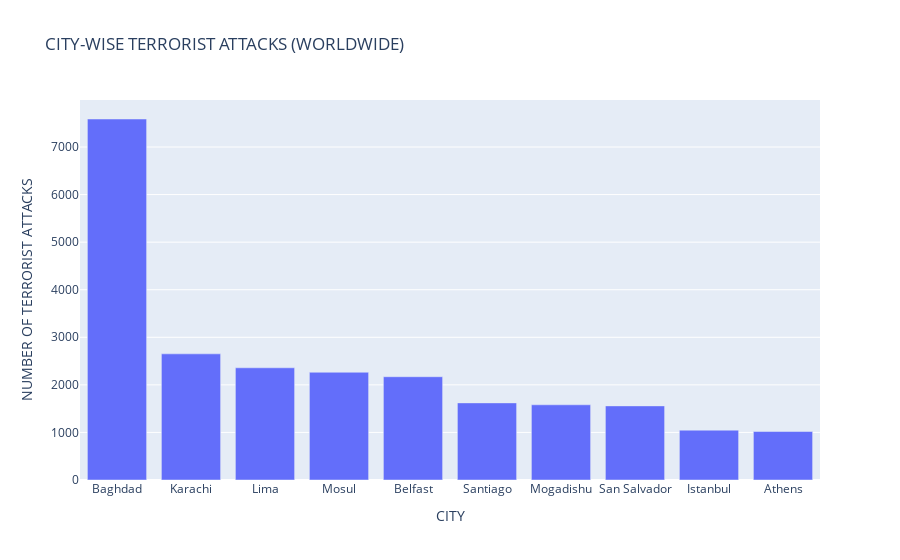

Notebook cell for this chart:
### Code cell
fig=px.bar(top10_victim_worldwide_cities,x='city',y='number of terrorist attacks',title='CITY-WISE TERRORIST ATTACKS (WORLDWIDE)',labels={'city':'CITY','number of terrorist attacks':'NUMBER OF TERRORIST ATTACKS'})
fig.show()

### Figure 1 — Plotly figure (JSON) as saved in the notebook; plotly's stock layout.template omitted (floating-point values rounded to 4 significant figures)
{"data": [{"alignmentgroup": "True", "hovertemplate": "CITY=%{x}<br>NUMBER OF TERRORIST ATTACKS=%{y}<extra></extra>", "legendgroup": "", "marker": {"color": "#636efa", "pattern": {"shape": ""}}, "name": "", "offsetgroup": "", "orientation": "v", "showlegend": false, "textposition": "auto", "type": "bar", "x": ["Baghdad", "Karachi", "Lima", "Mosul", "Belfast", "Santiago", "Mogadishu", "San Salvador", "Istanbul", "Athens"], "xaxis": "x", "y": [7589, 2652, 2359, 2265, 2171, 1621, 1581, 1558, 1048, 1019], "yaxis": "y"}], "layout": {"barmode": "relative", "legend": {"tracegroupgap": 0}, "title": {"text": "CITY-WISE TERRORIST ATTACKS (WORLDWIDE)"}, "xaxis": {"anchor": "y", "domain": [0, 1], "title": {"text": "CITY"}}, "yaxis": {"anchor": "x", "domain": [0, 1], "title": {"text": "NUMBER OF TERRORIST ATTACKS"}}}}
